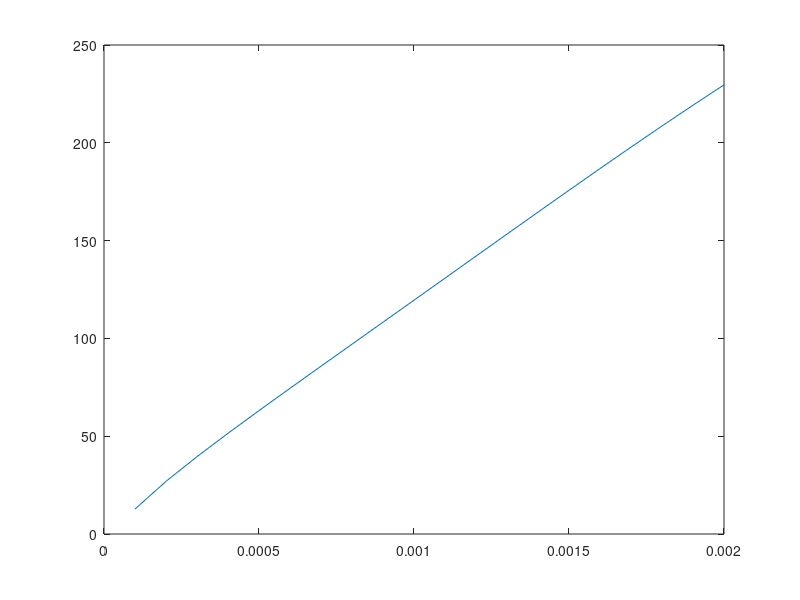

Source code (MATLAB):
% The Extended Smal Model
% 拓展的smal模型，包括流量模型、压力模型
%% 
clc;
clear;
%% 阀座和膜片的几何参数
r_vi= 5e-3;%阀内进气腔半径，m
r_in = 5e-3;%阀外进气口半径，m
r_c = 6e-3;%阀内进气腔末端半径，m
r_m = 2e-3;%膜片半径，m
r_ex = 5e-3;%阀外出气口半径，m
%% 流量模型-Flow Medel
p_0 = 101e3;%阀外出口压力，Pa,(默认为标准大气压)
p_in = 50e2+p_0;%阀外进气口压力,Pa
zeta_in = 1-(r_vi/r_in)^4;%阀进气口的压力损失因子，1
zeta_ex = 1-(r_ex/r_c)^4;%阀出气口的压力损失因子，1
x_det_max = 2e-3;%线圈最大位移，m
x_det = 1e-4:1e-4:(x_det_max);%线圈位移，即阀口位移，m
yr = x_det/(2*r_vi);%
zeta_yr = -6.1*exp(-4.13*yr)+0.497*(yr.^(-1.29))+1;%压力调整系数 
mu_air = 1.7894e-5;%空气粘度系数，Pa*s
rho_air = 1.248;%空气密度，kg/m^3
g1 = pi/(12*mu_air)*(r_c+r_in)/(r_c-r_in);
g2 = rho_air/2*g1*(1/(pi*r_in^2))^2;
g3 = rho_air/2*g1*(1/(pi*r_ex^2))^2;
g4 = rho_air/2*g1*(1/(2*pi*r_in))^2;
for i = 1:length(x_det)
    Q(i) = (-1+sqrt(1+4*((zeta_yr(i)+zeta_in-1)*g2*x_det(i)^3+zeta_ex*g3*x_det(i)^3+g4*x_det(i))*g1*x_det(i)^3*(p_in-p_0)))...
            /(2*((zeta_yr(i)+zeta_in-1)*g2*x_det(i)^3+zeta_ex*g3*x_det(i)^3+g4*x_det(i)));%m^3/s
end
% Q = (-1+siqrt(1+4*((zeta_yr+zeta_in-1)*g2.*x_det.^3+zeta_ex*g3*x_det.^3+g4.*x_det).*g1.*x_det.^3*(p_in-p_0)))...
%     ./2*((zeta_yr+zeta_in-1)*g2.*x_det.^3+zeta_ex*g3.*x_det.^3+g4.*x_det);
Q_lmin = Q*1e3*60;
plot(x_det,Q_lmin);
%% 拓展的smal压力模型
p_vi = p_in - zeta_in*(rho_air/2).*(Q./(pi*r_vi^2)).^2;%阀内进气腔压力，Pa
p_c = p_0 + zeta_ex*(rho_air/2).*(Q./(pi*r_ex^2)).^2;%阀内进气腔末端压力，Pa
%% 压力分布模型
n_yr = -29*exp(-77.2*yr)+27.8*exp(-17.5*yr);%压力分布指数
r = 0:1e-4:r_c;%进气腔在膜片上的半径
p1 = p_vi+rho_air/2*(Q/(pi*(r_vi)^2)).^2;%膜片中心压力
p2 = p1-rho_air/2*(Q./(2*pi*r_vi*x_det)).^2;%进气腔与膜片的交界处的压力
i = 3;
% for j = 1:length(r)
%     if(r(j)<r_in)
%         p(j) = p1(i)+(p2(i)-p1(i))/r_in^(n_yr(i))*r(j)^(n_yr(i));
%         % p(j) = p1(i)+(p2(i)-p1(i))/r_vi^2*r(j)^2;
%     else
%         p(j) = p_c(i)+(p2(i)-p_c(i))/(r_c-r_in)*(r_c-r(j));
%         % p(j) = p_c(i)+(p2(i)-p_c(i))/(r_c-r_vi)*(r_c-r(j));
%     end
% end
% plot(r,p)
%% 压力模型-Press Force Model
% a1 = pi*r_vi^2/2;
% a2 = pi*r_vi^2/2+pi*(pi*r_c^3+2*r_vi^3-3*r_c*r_vi^2)/(3*(r_c-r_vi));
% a1 = n_yr(i)/(n_yr(i)+2)*(pi*r_vi^2);
% a2 = 2/(n_yr(i)+2)*pi*r_vi^2+pi*(pi*r_c^3+2*r_in^3-3*r_c*r_in^2)/(3*(r_c-r_in));
% a3 = -1*pi*(pi*r_c^3+2*r_vi^3-3*r_c*r_vi^2)/(3*(r_c-r_vi))+pi*r_m^2-pi*r_vi^2;
% a4 = pi*r_m^2;
% F_p = a1*p1(i)+a2*p2(i)+a3*p_c(i)-a4*p_0;% 膜片所受压力
a1 = n_yr./(n_yr+2)*(pi*r_vi^2);
a2 = 2./(n_yr+2)*pi*r_vi^2+pi*(pi*r_c^3+2*r_in^3-3*r_c*r_in^2)/(3*(r_c-r_in));
a3 = -1*pi*(pi*r_c^3+2*r_vi^3-3*r_c*r_vi^2)/(3*(r_c-r_vi))+pi*r_m^2-pi*r_vi^2;
a4 = pi*r_m^2;
F_p = a1.*p1+a2.*p2+a3*p_c-a4*p_0;% 膜片所受压力
%% 流量导致的惯性力
F_i = 2*rho_air*Q.^2/(pi*r_in^2);







